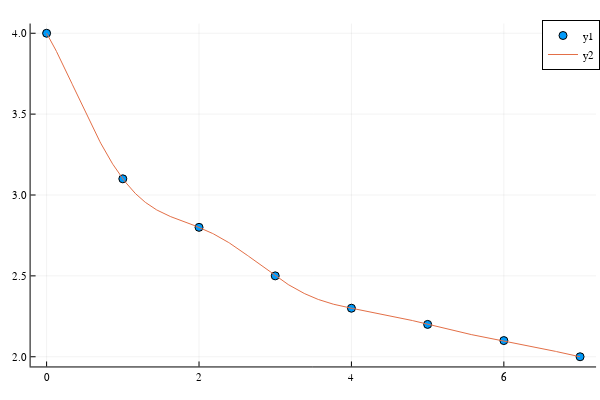

The code cell stored with this chart in its notebook:
### Markdown cell above
Part A

### Code cell
plot(d, x, seriestype = :scatter)
plot!(t,z)

### Figure 1 — Plotly figure (JSON) as saved in the notebook; plotly's stock layout.template omitted (floating-point values rounded to 4 significant figures; data arrays with more than 128 entries replaced by an {"elided": "..."} marker saying what was removed)
{"data": [{"xaxis": "x1", "colorbar": {"title": ""}, "yaxis": "y1", "x": [0, 1, 2, 3, 4, 5, 6, 7], "showlegend": true, "mode": "markers", "name": "y1", "zmin": null, "legendgroup": "y1", "marker": {"symbol": "circle", "color": "rgba(0, 154, 250, 1.000)", "line": {"color": "rgba(0, 0, 0, 1.000)", "width": 1}, "size": 8}, "zmax": null, "y": [4, 3.1, 2.8, 2.5, 2.3, 2.2, 2.1, 2], "type": "scatter"}, {"xaxis": "x1", "colorbar": {"title": ""}, "yaxis": "y1", "x": {"elided": "701 float values"}, "showlegend": true, "mode": "lines", "name": "y2", "zmin": null, "legendgroup": "y2", "zmax": null, "line": {"color": "rgba(227, 111, 71, 1.000)", "shape": "linear", "dash": "solid", "width": 1}, "y": {"elided": "701 float values"}, "type": "scatter"}], "layout": {"showlegend": true, "xaxis": {"showticklabels": true, "gridwidth": 0.5, "tickvals": [0, 2, 4, 6], "visible": true, "ticks": "inside", "range": [-0.21, 7.21], "domain": [0.05101, 0.9934], "tickmode": "array", "linecolor": "rgba(0, 0, 0, 1.000)", "showgrid": true, "title": "", "mirror": false, "tickangle": 0, "showline": true, "gridcolor": "rgba(0, 0, 0, 0.100)", "titlefont": {"color": "rgba(0, 0, 0, 1.000)", "family": "sans-serif", "size": 15}, "tickcolor": "rgb(0, 0, 0)", "ticktext": ["0", "2", "4", "6"], "zeroline": false, "type": "-", "tickfont": {"color": "rgba(0, 0, 0, 1.000)", "family": "sans-serif", "size": 11}, "zerolinecolor": "rgba(0, 0, 0, 1.000)", "anchor": "y1"}, "paper_bgcolor": "rgba(255, 255, 255, 1.000)", "annotations": [], "height": 400, "margin": {"l": 0, "b": 20, "r": 0, "t": 20}, "plot_bgcolor": "rgba(255, 255, 255, 1.000)", "yaxis": {"showticklabels": true, "gridwidth": 0.5, "tickvals": [2, 2.5, 3, 3.5, 4], "visible": true, "ticks": "inside", "range": [1.94, 4.06], "domain": [0.03762, 0.9902], "tickmode": "array", "linecolor": "rgba(0, 0, 0, 1.000)", "showgrid": true, "title": "", "mirror": false, "tickangle": 0, "showline": true, "gridcolor": "rgba(0, 0, 0, 0.100)", "titlefont": {"color": "rgba(0, 0, 0, 1.000)", "family": "sans-serif", "size": 15}, "tickcolor": "rgb(0, 0, 0)", "ticktext": ["2.0", "2.5", "3.0", "3.5", "4.0"], "zeroline": false, "type": "-", "tickfont": {"color": "rgba(0, 0, 0, 1.000)", "family": "sans-serif", "size": 11}, "zerolinecolor": "rgba(0, 0, 0, 1.000)", "anchor": "x1"}, "legend": {"yanchor": "auto", "xanchor": "auto", "bordercolor": "rgba(0, 0, 0, 1.000)", "bgcolor": "rgba(255, 255, 255, 1.000)", "font": {"color": "rgba(0, 0, 0, 1.000)", "family": "sans-serif", "size": 11}, "tracegroupgap": 0, "y": 1, "borderwidth": 1, "traceorder": "normal", "x": 1}, "width": 600}}
